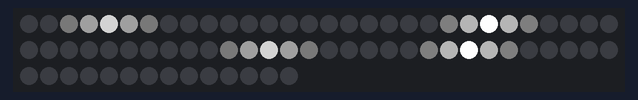
Simulated run of this sketch. Board: Arduino Uno, built with avr-gcc and run on an emulated ATmega328P. On the bench: 74 RGB LEDs in strip order, left to right, continuing on the next row. Dim RGB values are drawn brighter than linear; random numbers use the default seed unless the sketch sets one.

Above: at 0.16 s.
At 5.04 s:
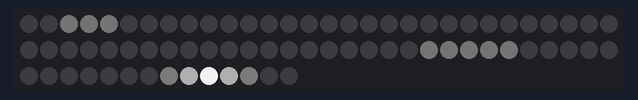
At 9.99 s:
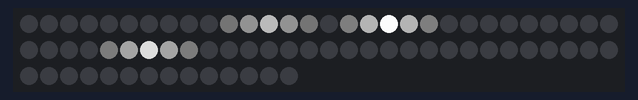
At 19.87 s:
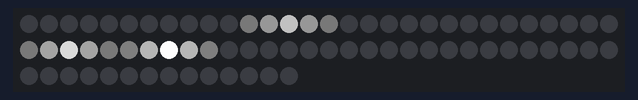
At 29.16 s:
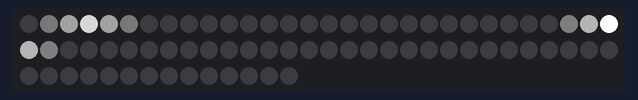
At 39.73 s:
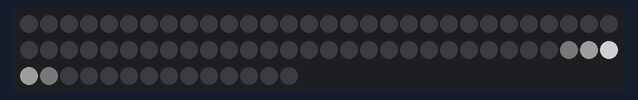

The sketch:

24_random_blink_multiple_simplified.ino
```cpp
#include <FastLED.h>

#define LED_AMOUNT 74
#define DATA_PIN 6
#define GLOBAL_BRIGHTNESS 255

#define BLINK_AMOUNT 5

CRGB leds[LED_AMOUNT];

struct Blink{
  Blink(int size, int pos,  float value){
    this->size = size;
    this->position = pos;
    this->value = value;
  }
  int position;
  int size;
  long count = 0;
  float value;
};

Blink* blinks[BLINK_AMOUNT];

void setup() {
  FastLED.addLeds<NEOPIXEL, DATA_PIN>(leds, LED_AMOUNT);
  FastLED.setBrightness(GLOBAL_BRIGHTNESS);

  for(int i=0; i<BLINK_AMOUNT; i++){

    int size = 5;
    int position = random(0, LED_AMOUNT - size);
    int value = random(0, 628) / 100; //To get random between 0 and TWO_PI. Arduino random function returns integers.

    blinks[i] = new Blink(size, position, value);
  }

  Serial.begin(9600);
}

void loop() {

  FastLED.clear();

  for(int i=0; i<BLINK_AMOUNT; i++){

    if(!blinks[i]->count){
      blinkAnimation(blinks[i]);
    }
    else {
      blinks[i]->count--;
      continue;
    }

    blinks[i]->value += 0.05;

    if(blinks[i]->value >= TWO_PI){
      blinks[i]->position = random(0, LED_AMOUNT - blinks[i]->size);
      blinks[i]->value = 0;
      blinks[i]->count = random(500);
    }

  }

  FastLED.show();
}


void blinkAnimation(Blink *b){

  float sinStep = TWO_PI / (b->size - 1);

  float fade = cos(PI + b->value);
  fade = (fade + 1) / 2;

  for(int led=0; led < b->size; led++){
    float brightness = cos(PI + (led * sinStep));
    brightness = (brightness + 1) /2;
    brightness *= 255;

    brightness = max(30, brightness);
    brightness *= fade;

    if(leds[led + b->position].b < brightness){
      leds[led + b->position] = CHSV(0, 0, brightness);
    }

  }

}
```
